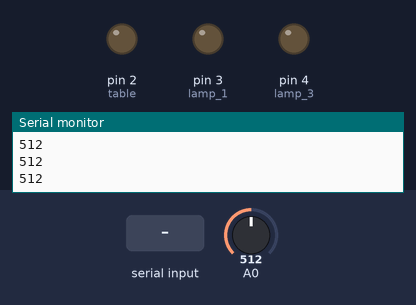
A sketch run on a simulated Arduino Uno, built with avr-gcc and run on an emulated ATmega328P. Shown: output pins drawn as LEDs (lit = HIGH), the last lines printed to the serial monitor. Inputs (shaded band) come from the test bench; at power-on: A0 = 512. EEPROM starts erased.

Above: at 1.2 s.
1.3 s: A0 set to 247
2.8 s: A0 set to 228
At 3.2 s:
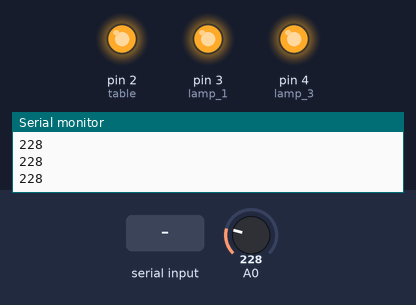
4.3 s: "90,45\n" received over Serial
At 5.7 s:
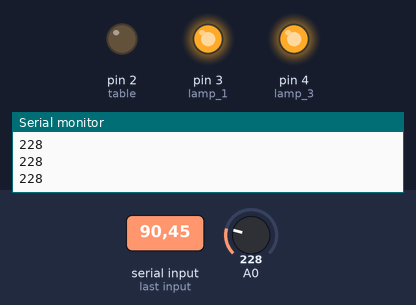
6.8 s: A0 set to 259
8.3 s: A0 set to 280
At 9.2 s:
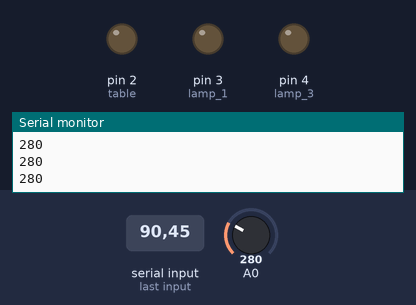
9.8 s: "1\n" received over Serial
At 10.6 s:
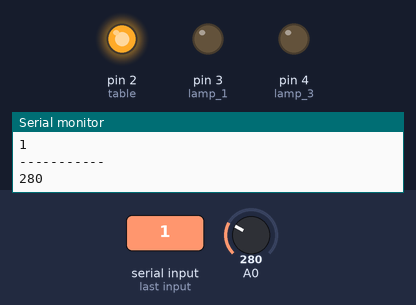
Timing chart, 0 to 12.8 s (numbered marks = the images above; inputs shaded):
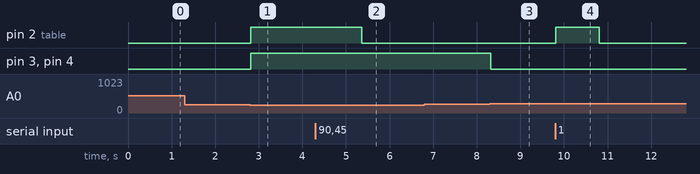

Measured:
- the behaviour switches between 240 and 239 on A0 (found by bisection; images 0 and 1)
- the behaviour switches between 270 and 271 on A0 (found by bisection; images 2 and 3)
- after the input at 2.8 s, pin 2 (table), pin 3 (lamp_1), pin 4 (lamp_3): LOW → HIGH at once
- after the input at 4.3 s, pin 2 (table): HIGH → LOW after 1.1 s
- after the input at 8.3 s, pin 3 (lamp_1), pin 4 (lamp_3): HIGH → LOW at once
- after the input at 9.8 s, pin 2 (table): LOW → HIGH at once, → LOW 1.0 s later

The sketch:

light.ino
```cpp
//номер порта = номер адреса + 2, т.к. 0 и 1 порт
//использовать для вывода нельзя
//
//1000 ячейка для включения/отключения автоматического включения
//света


#include <EEPROM.h>

int light_val;

void setup(){
  EEPROM.write(1000,1);
  pinMode(2, OUTPUT);    //table
  pinMode(3, OUTPUT);    //lamp 1
  pinMode(4, OUTPUT);    //lamp 3
  Serial.begin(9600);
}
void loop(){
  memory_read();

  data_read();

  illuminate();
}


void data_read(){
  if (Serial.available() > 0) {
    EEPROM.write(1000,0);
    int message = Serial.parseInt();
    int address = message/10;
    int val = message-address*10;
    Serial.println(address);
    Serial.println(val);
    Serial.println("-----------");
    memory_write(address,val);
  }
}


int illuminate(){
  light_val=analogRead(0);
  Serial.println(light_val);
  if(light_val>270){            //выключение света утром
    if(EEPROM.read(1000)==2){
      EEPROM.write(1000,1);
    }
  }
  if(light_val<240){
    if(EEPROM.read(1000)==1){
      memory_write(111,1);
    }
    EEPROM.write(1000,2);
  }
  else{
    if(EEPROM.read(1000)==1){
      memory_write(111,0);
    }
  }
}


void memory_write(int address, int val){
  if(address==111){    //all on/off
    EEPROM.write(0,val);
    EEPROM.write(1,val);
    EEPROM.write(2,val);
  }
  else if(address==11){      //lamps on/off
    EEPROM.write(1,val);
    EEPROM.write(2,val);
  }
  else{
    EEPROM.write(address, val);
  }
}

void memory_read(){
  for(int adr=0; adr<3; adr++){
    if(EEPROM.read(adr)==1){
      digitalWrite(adr+2,HIGH);    //см. шапку программы
    }
    else{
      digitalWrite(adr+2,LOW);
    }
  }
}
```
